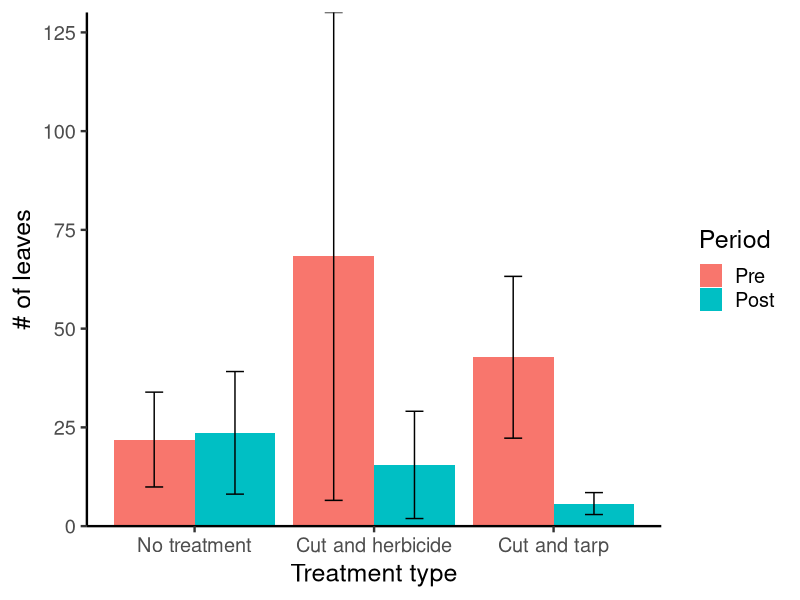
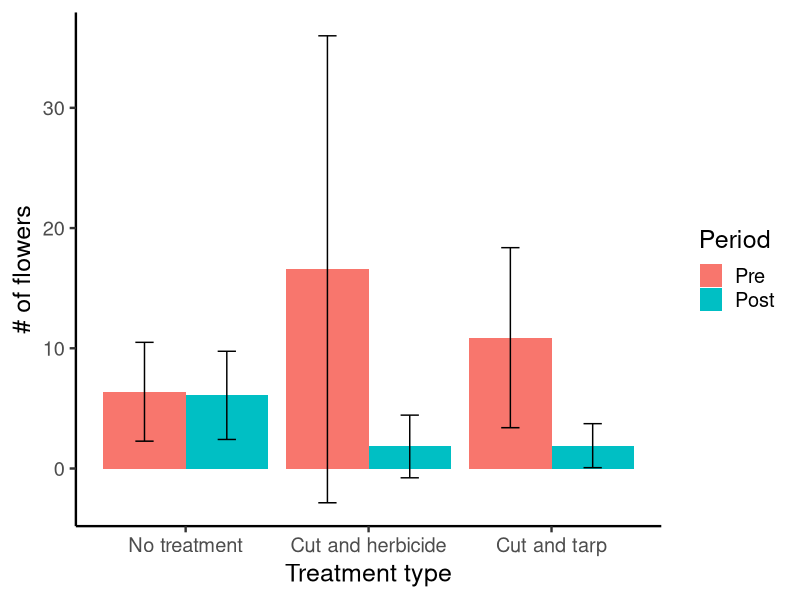
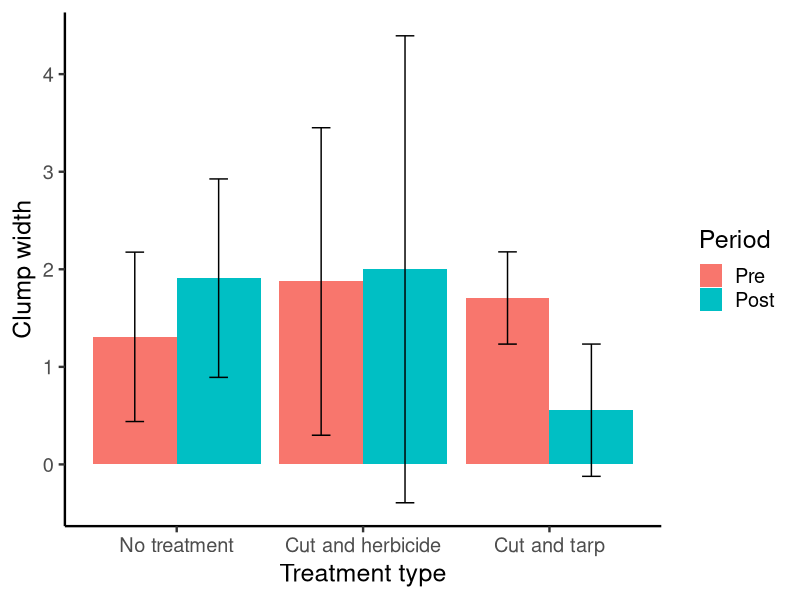
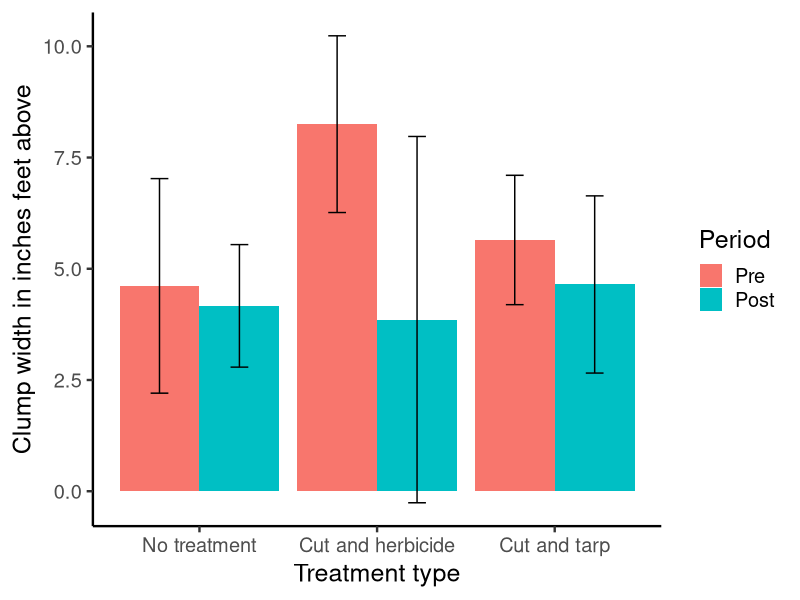

These figures' R source, in order:
## ---- chunk 1
knitr::opts_chunk$set(echo = TRUE)

options(width=300)
## ---- chunk 2
library(tidyverse)
library(lme4)
library(car)
library(emmeans)
library(ggplot2)
library(Hmisc)
library(emmeans)

## ---- chunk 3
setwd("U:/DataAnalysis/YellowFlagIris")
YFIdata<-read.csv("YFIdata_cleaned.csv",header=T)
YFIdata_NAomit<-YFIdata[!rowSums(is.na(YFIdata)) > ncol(YFIdata)*.2,]
n_occur <- data.frame(table(YFIdata_NAomit$plot_number_tag_number))
n_occur_2<-n_occur[n_occur$Freq==2,]
length(unique(YFIdata_NAomit$plot_number_tag_number))
YFIdata_NAomit_onlypaired<-YFIdata_NAomit[YFIdata_NAomit$plot_number_tag_number %in% n_occur_2$Var1,]
YFIdata_NAomit_onlypaired$treatment_type<-factor(YFIdata_NAomit_onlypaired$treatment_type,levels = c("No treatment","Cut and herbicide","Cut and tarp"))
YFIdata_NAomit_onlypaired$Period<-factor(YFIdata_NAomit_onlypaired$Period,levels = c("Pre","Post"))
## ---- chunk 4
numflowstalk<-lmer(number_of_flower_stalks_in_clump~treatment_type*Period+(1|plot_number_tag_number),YFIdata_NAomit_onlypaired)
numleaves<-lmer(number_of_leaves_in_clump~treatment_type*Period+(1|plot_number_tag_number),YFIdata_NAomit_onlypaired)

Anova(numflowstalk)
Anova(numleaves)
emmeans(numflowstalk, list(pairwise ~ treatment_type*Period), adjust = "tukey")
emmeans(numleaves, list(pairwise ~ treatment_type*Period), adjust = "tukey")
## ---- chunk 5
ggplot(data=YFIdata_NAomit_onlypaired, aes(x=treatment_type, y=number_of_leaves_in_clump, fill=Period)) + 
  stat_summary(fun.y = mean, geom = "bar", position = "dodge") + 
  stat_summary(fun.data = mean_cl_normal, geom = "errorbar", position = position_dodge(width = 0.90), width = 0.2)+
  theme_classic(base_size=18)+scale_y_continuous(expand=c(0,0))+xlab("Treatment type")+ylab("# of leaves")

ggplot(data=YFIdata_NAomit_onlypaired, aes(x=treatment_type, y=number_of_flower_stalks_in_clump, fill=Period)) + 
  stat_summary(fun.y = mean, geom = "bar", position = "dodge") + 
  stat_summary(fun.data = mean_cl_normal, geom = "errorbar", position = position_dodge(width = 0.90), width = 0.2)+
  theme_classic(base_size=18)+xlab("Treatment type")+ylab("# of flowers")

ggplot(data=YFIdata_NAomit_onlypaired, aes(x=treatment_type, y=width_in_feet, fill=Period)) + 
  stat_summary(fun.y = mean, geom = "bar", position = "dodge") + 
  stat_summary(fun.data = mean_cl_normal, geom = "errorbar", position = position_dodge(width = 0.90), width = 0.2)+
  theme_classic(base_size=18)+xlab("Treatment type")+ylab("Clump width")

ggplot(data=YFIdata_NAomit_onlypaired, aes(x=treatment_type, y=width_in_inches_feet_above, fill=Period)) + 
  stat_summary(fun.y = mean, geom = "bar", position = "dodge") + 
  stat_summary(fun.data = mean_cl_normal, geom = "errorbar", position = position_dodge(width = 0.90), width = 0.2)+
  theme_classic(base_size=18)+xlab("Treatment type")+ylab("Clump width in inches feet above")
